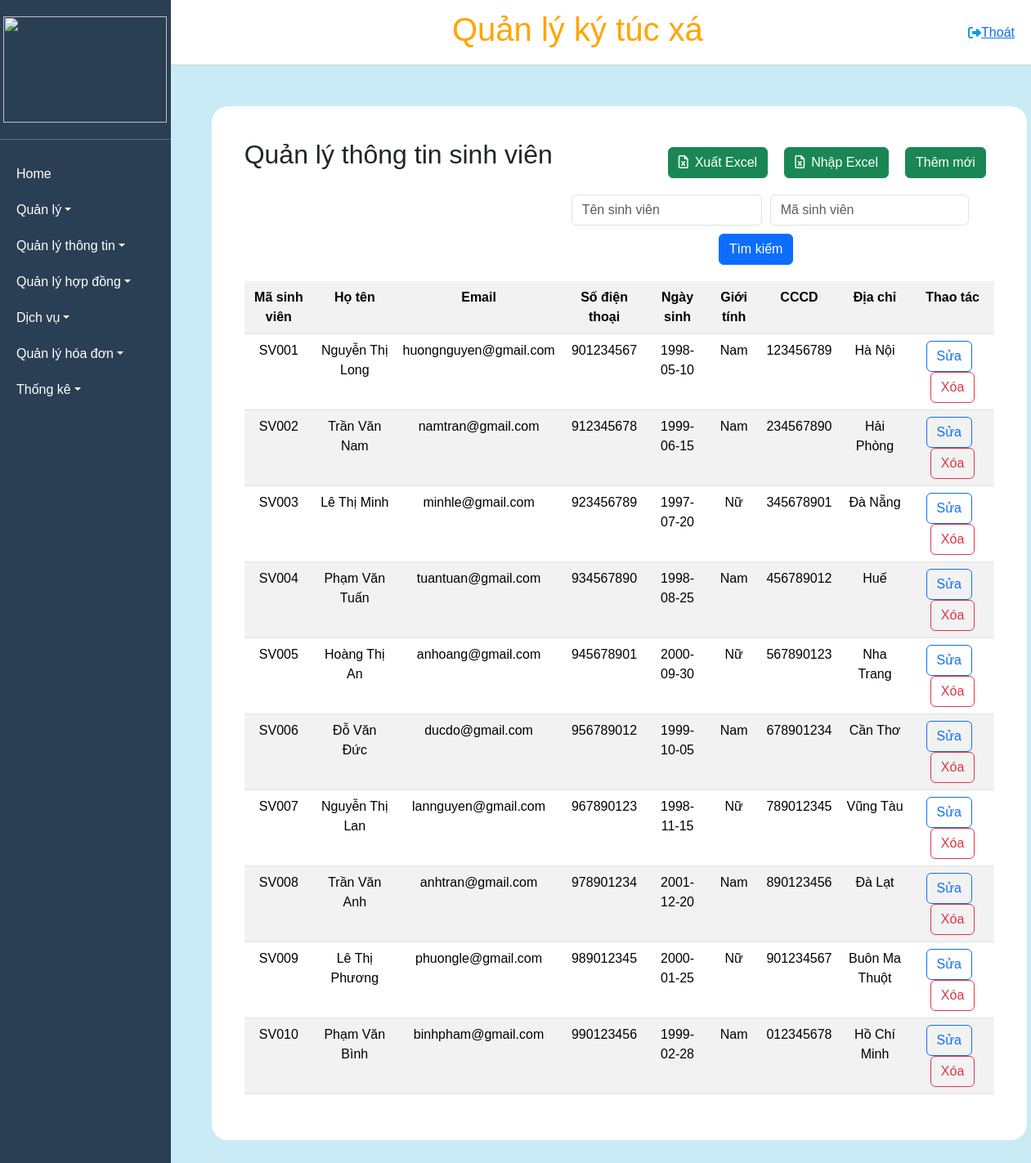
Screenshot of /DanhsachSV with the database file from the repository.
### tables this page shows
CREATE TABLE `thongtinsinhvien` (
  `maSinhVien` varchar(50) NOT NULL,
  `maNhomSinhVien` varchar(50) NOT NULL,
  `hoTen` varchar(100) NOT NULL,
  `email` varchar(100) NOT NULL,
  `soDienThoai` int(50) NOT NULL,
  `ngaySinh` date NOT NULL,
  `gioiTinh` varchar(50) NOT NULL,
  `cccd` varchar(50) NOT NULL,
  `diaChi` varchar(100) NOT NULL
);

### MVC/Core/controller.php (called while the page is built, shortened)
<?php
class controller
{
    public function model($model)
    {
        return new $model;
    }
    public function view($view, $data = [])
    {
        require_once './MVC/Views/' . $view . '.php';
    }
}

### MVC/Controllers/DanhsachSV.php (called while the page is built, shortened)
<?php
class DanhsachSV extends controller
{
    private $dssv;
    function __construct()
    {
        $this->dssv = $this->model('SinhVien_m');
    }
    function Get_data()
    {
        $dulieu = $this->dssv->sinhvien_all();
        $this->view('Masterlayout', ['page' => 'DanhsachSV_v', 'dulieu' => $dulieu]);
    }
}

### MVC/Core/app.php (called while the page is built, shortened)
<?php
class app
{
    protected $action = 'Get_data';
    function __construct()
    {
        $arr = $this->processURL();
        if ($arr != null) {
            if (file_exists('./MVC/Controllers/' . $arr[0] . '.php')) {
                unset($arr[0]);
            }
        }
        $this->controller = new $this->controller;
        $this->param = $arr ? array_values($arr) : [];
        call_user_func_array([$this->controller, $this->action], $this->param);
    }
    function processURL()
    {
        if (isset($_GET['url'])) {
            return explode('/', filter_var(trim($_GET['url']), FILTER_DEFAULT));
        }
    }
}

### index.php (called while the page is built, shortened)
<?php
$app = new app();
?>

### MVC/Core/connectDB.php (called while the page is built, shortened)
<?php
class connectDB
{
    protected $serverName = "localhost";
    protected $userName = "root";
    protected $pwd = "";
    protected $dbName = "qlktx";
    function __construct()
    {
        $this->conn = mysqli_connect($this->serverName, $this->userName, $this->pwd, $this->dbName);
    }
}

### MVC/Models/SinhVien_m.php (called while the page is built, shortened)
<?php
class SinhVien_m extends connectDB
{
    public function sinhvien_all()
    {
        $sql = "SELECT * FROM thongtinsinhvien";
        return mysqli_query($this->conn, $sql);
    }
}

### MVC/Views/Pages/DanhsachSV_v.php (the view, shortened to what this page needs)
<!DOCTYPE html>
<html lang="en">
<head>
</head>
<body>
    <div id="wrapper" style="height: -webkit-fill-available;">
        <form method="post" action="http://localhost/QuanLyKyTucXa_new/DanhsachSV/timKiem">
            <div class="form-inline">
                <table id="tableThem" style="width: 100%">
                    <tr>
                        <td style="float: left;">
                            <h2>Quản lý thông tin sinh viên</h2>
                        </td>
                        <td style="float: right;  margin: 10px">
                            <button type="submit" class="btn btn-success" name=""><a href="http://localhost/QuanLyKyTucXa_new/SinhVien" style="text-decoration: none; color:white">Thêm mới</a></button>
                        </td>
                        <td style="float: right; margin: 10px">
                            <button type="button" class="btn btn-success" data-bs-toggle="modal" data-bs-target="#modalExcel" id="btnNhapExcel"><i class="fa-regular fa-file-excel">&nbsp;&nbsp;</i>Nhập Excel</button>
                        </td>
                        <td style="float: right;  margin: 10px">
                            <button type="submit" class="btn btn-success" name="btnXuatExcel"><i class="fa-regular fa-file-excel">&nbsp;&nbsp;</i>Xuất Excel</button>
                        </td>
                    </tr>
                </table>
                <table id="tableTimKiem">
                    <tr>
                        <td>
                            <input type="text" class="form-control" name="txtTenSinhVien" placeholder="Tên sinh viên">
                        </td>
                        <td>
                            <input type="text" class="form-control" id="inputTenSinhVien" name="txtMaSinhVien" placeholder="Mã sinh viên">
                        </td>
                    </tr>
                </table>
                <button type="submit" class="btn btn-primary" name="btnTimKiem" style="margin-bottom: 20px; margin-right: 10px; margin-left: 580px;">Tìm kiếm</button>
                <table class="table table-striped" style="text-align: center;">
                    <tr style="background: #e9e6e6;">
                        <th>Mã sinh viên</th>
                        <th>Họ tên</th>
                        <th>Email</th>
                        <th>Số điện thoại</th>
                        <th>Ngày sinh</th>
                        <th>Giới tính</th>
                        <th>CCCD</th>
                        <th>Địa chỉ</th>
                        <th>Thao tác</th>
                    </tr>
                    <?php
                    if (isset($data['dulieu']) && mysqli_num_rows($data['dulieu']) > 0) {
                        while ($row = mysqli_fetch_assoc($data['dulieu'])) {
                    ?>
                            <tr>
                                <td><?php echo $row['maSinhVien'] ?></td>
                                <td><?php echo $row['hoTen'] ?></td>
                                <td><?php echo $row['email'] ?></td>
                                <td><?php echo $row['soDienThoai'] ?></td>
                                <td><?php echo $row['ngaySinh'] ?></td>
                                <td><?php echo $row['gioiTinh'] ?></td>
                                <td><?php echo $row['cccd'] ?></td>
                                <td><?php echo $row['diaChi'] ?></td>
                                <td>
                                    <a href="http://localhost/QuanLyKyTucXa_new/DanhsachSV/sua/<?php echo $row['maSinhVien'] ?>" class="btn btn-outline-primary">Sửa</a> &nbsp;
                                    <a onclick="return confirm('Bạn có muốn xóa sinh viên này không?');" href="http://localhost/QuanLyKyTucXa_new/DanhsachSV/xoa/<?php echo $row['maSinhVien'] ?>" class="btn btn-outline-danger">Xóa</a>
                                </td>
                            </tr>
                    <?php
                        }
                    }
                    ?>
                </table>
            </div>
        </form>
    </div>
</body>
</html>

### Public/CSS/style.css (style rules this page uses)
* { padding: 0; margin: 0; box-sizing: border-box; }
body { background-color: #F0F2F5; }

### Public/CSS/master.css (style rules this page uses)
* { margin: 0; padding: 0; box-sizing: border-box; font-family: Arial, sans-serif; }
html, body { height: 100%; overflow: hidden; }

### Public/CSS/l1.css (style rules this page uses)
#wrapper { padding: 50px; height: 100%; position: absolute; width: 100%; }
.form-inline { border-radius: 20px; background-color: white; padding: 40px; text-align: left; }
#tableTimKiem { margin-left: 450px; margin-bottom: 10px; margin-top: 10px; }
#inputTenSinhVien { margin-left: 10px; }

### MVC/Views/Pages/DanhsachSV_v.php (style rules this page uses)
#wrapper { padding: 50px; background-color: #0dcaf02b; min-height: 100vh; width: 87%; overflow: auto; }
#tableTimKiem { margin-left: 400px; margin-bottom: 10px; margin-top: 10px; }
#inputTenSinhVien { margin-left: 10px; }

### rows the page displays
thongtinsinhvien: maSinhVien "SV001", hoTen "Nguyễn Thị Long", email "huongnguyen@gmail.com", soDienThoai "901234567", ngaySinh "1998-05-10", gioiTinh "Nam", cccd "123456789", diaChi "Hà Nội"
thongtinsinhvien: maSinhVien "SV002", hoTen "Trần Văn Nam", email "namtran@gmail.com", soDienThoai "912345678", ngaySinh "1999-06-15", gioiTinh "Nam", cccd "234567890", diaChi "Hải Phòng"
thongtinsinhvien: maSinhVien "SV003", hoTen "Lê Thị Minh", email "minhle@gmail.com", soDienThoai "923456789", ngaySinh "1997-07-20", gioiTinh "Nữ", cccd "345678901", diaChi "Đà Nẵng"
thongtinsinhvien: maSinhVien "SV004", hoTen "Phạm Văn Tuấn", email "tuantuan@gmail.com", soDienThoai "934567890", ngaySinh "1998-08-25", gioiTinh "Nam", cccd "456789012", diaChi "Huế"
thongtinsinhvien: maSinhVien "SV005", hoTen "Hoàng Thị An", email "anhoang@gmail.com", soDienThoai "945678901", ngaySinh "2000-09-30", gioiTinh "Nữ", cccd "567890123", diaChi "Nha Trang"
thongtinsinhvien: maSinhVien "SV006", hoTen "Đỗ Văn Đức", email "ducdo@gmail.com", soDienThoai "956789012", ngaySinh "1999-10-05", gioiTinh "Nam", cccd "678901234", diaChi "Cần Thơ"
thongtinsinhvien: maSinhVien "SV007", hoTen "Nguyễn Thị Lan", email "lannguyen@gmail.com", soDienThoai "967890123", ngaySinh "1998-11-15", gioiTinh "Nữ", cccd "789012345", diaChi "Vũng Tàu"
thongtinsinhvien: maSinhVien "SV008", hoTen "Trần Văn Anh", email "anhtran@gmail.com", soDienThoai "978901234", ngaySinh "2001-12-20", gioiTinh "Nam", cccd "890123456", diaChi "Đà Lạt"
thongtinsinhvien: maSinhVien "SV009", hoTen "Lê Thị Phương", email "phuongle@gmail.com", soDienThoai "989012345", ngaySinh "2000-01-25", gioiTinh "Nữ", cccd "901234567", diaChi "Buôn Ma Thuột"
thongtinsinhvien: maSinhVien "SV010", hoTen "Phạm Văn Bình", email "binhpham@gmail.com", soDienThoai "990123456", ngaySinh "1999-02-28", gioiTinh "Nam", cccd "012345678", diaChi "Hồ Chí Minh"
